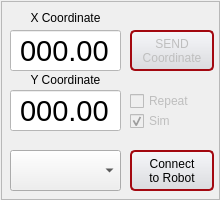
<?xml version="1.0" encoding="UTF-8"?>
<ui version="4.0">
 <class>RoverPTP</class>
 <widget class="QWidget" name="RoverPTP">
  <property name="geometry">
   <rect>
    <x>0</x>
    <y>0</y>
    <width>220</width>
    <height>200</height>
   </rect>
  </property>
  <property name="minimumSize">
   <size>
    <width>220</width>
    <height>200</height>
   </size>
  </property>
  <property name="maximumSize">
   <size>
    <width>220</width>
    <height>200</height>
   </size>
  </property>
  <property name="windowTitle">
   <string>Rover Point to Point (v1)</string>
  </property>
  <widget class="QCheckBox" name="repeatCheckBox">
   <property name="enabled">
    <bool>false</bool>
   </property>
   <property name="geometry">
    <rect>
     <x>130</x>
     <y>90</y>
     <width>97</width>
     <height>22</height>
    </rect>
   </property>
   <property name="text">
    <string>Repeat</string>
   </property>
  </widget>
  <widget class="QLabel" name="label_2">
   <property name="geometry">
    <rect>
     <x>15</x>
     <y>72</y>
     <width>101</width>
     <height>16</height>
    </rect>
   </property>
   <property name="text">
    <string>Y Coordinate</string>
   </property>
   <property name="alignment">
    <set>Qt::AlignCenter</set>
   </property>
  </widget>
  <widget class="QPushButton" name="sendButton">
   <property name="enabled">
    <bool>false</bool>
   </property>
   <property name="geometry">
    <rect>
     <x>130</x>
     <y>30</y>
     <width>84</width>
     <height>41</height>
    </rect>
   </property>
   <property name="styleSheet">
    <string notr="true"> QPushButton {
     border: 2px solid #A30810;
     border-radius: 5px;
     background-color: qlineargradient(x1: 0, y1: 0, x2: 0, y2: 1, stop: 0 #f6f7fa, stop: 1 #dadbde);
     min-width: 80px;
 }

 QPushButton:hover {
     color:white;
     background-color: qlineargradient(x1: 0, y1: 0, x2: 0, y2: 1, stop: 0 #FA0C18, stop: 1 #B80912);
 }

 QPushButton:pressed {
     background-color: qlineargradient(x1: 0, y1: 0, x2: 0, y2: 1, stop: 0 #B80912, stop: 1 #FA0C18);
 }</string>
   </property>
   <property name="text">
    <string>SEND
Coordinate</string>
   </property>
  </widget>
  <widget class="QLabel" name="label">
   <property name="geometry">
    <rect>
     <x>15</x>
     <y>10</y>
     <width>101</width>
     <height>16</height>
    </rect>
   </property>
   <property name="text">
    <string>X Coordinate</string>
   </property>
   <property name="alignment">
    <set>Qt::AlignCenter</set>
   </property>
  </widget>
  <widget class="QLineEdit" name="xCoordinateData">
   <property name="enabled">
    <bool>false</bool>
   </property>
   <property name="geometry">
    <rect>
     <x>10</x>
     <y>30</y>
     <width>111</width>
     <height>41</height>
    </rect>
   </property>
   <property name="font">
    <font>
     <pointsize>22</pointsize>
     <weight>50</weight>
     <italic>false</italic>
     <bold>false</bold>
    </font>
   </property>
   <property name="styleSheet">
    <string notr="true">color: rgb(0, 0, 0);
background-color: rgb(255, 255, 255);</string>
   </property>
   <property name="text">
    <string>000.00</string>
   </property>
   <property name="alignment">
    <set>Qt::AlignCenter</set>
   </property>
  </widget>
  <widget class="QLineEdit" name="yCoordinateData">
   <property name="enabled">
    <bool>false</bool>
   </property>
   <property name="geometry">
    <rect>
     <x>10</x>
     <y>90</y>
     <width>111</width>
     <height>41</height>
    </rect>
   </property>
   <property name="font">
    <font>
     <pointsize>22</pointsize>
     <weight>50</weight>
     <italic>false</italic>
     <bold>false</bold>
    </font>
   </property>
   <property name="styleSheet">
    <string notr="true">color: rgb(0, 0, 0);
background-color: rgb(255, 255, 255);</string>
   </property>
   <property name="text">
    <string>000.00</string>
   </property>
   <property name="alignment">
    <set>Qt::AlignCenter</set>
   </property>
  </widget>
  <widget class="QPushButton" name="publishButton">
   <property name="enabled">
    <bool>true</bool>
   </property>
   <property name="geometry">
    <rect>
     <x>130</x>
     <y>150</y>
     <width>84</width>
     <height>41</height>
    </rect>
   </property>
   <property name="styleSheet">
    <string notr="true"> QPushButton {
     border: 2px solid #A30810;
     border-radius: 5px;
     background-color: qlineargradient(x1: 0, y1: 0, x2: 0, y2: 1, stop: 0 #f6f7fa, stop: 1 #dadbde);
     min-width: 80px;
 }

 QPushButton:hover {
     color:white;
     background-color: qlineargradient(x1: 0, y1: 0, x2: 0, y2: 1, stop: 0 #FA0C18, stop: 1 #B80912);
 }

 QPushButton:pressed {
     background-color: qlineargradient(x1: 0, y1: 0, x2: 0, y2: 1, stop: 0 #B80912, stop: 1 #FA0C18);
 }</string>
   </property>
   <property name="text">
    <string>Connect
to Robot</string>
   </property>
  </widget>
  <widget class="QComboBox" name="robotList">
   <property name="enabled">
    <bool>true</bool>
   </property>
   <property name="geometry">
    <rect>
     <x>10</x>
     <y>150</y>
     <width>111</width>
     <height>41</height>
    </rect>
   </property>
  </widget>
  <widget class="QCheckBox" name="simCheckBox">
   <property name="enabled">
    <bool>false</bool>
   </property>
   <property name="geometry">
    <rect>
     <x>130</x>
     <y>110</y>
     <width>61</width>
     <height>22</height>
    </rect>
   </property>
   <property name="text">
    <string>Sim</string>
   </property>
   <property name="checked">
    <bool>true</bool>
   </property>
  </widget>
  <widget class="QFrame" name="frame">
   <property name="geometry">
    <rect>
     <x>1</x>
     <y>1</y>
     <width>219</width>
     <height>199</height>
    </rect>
   </property>
   <property name="frameShape">
    <enum>QFrame::StyledPanel</enum>
   </property>
   <property name="frameShadow">
    <enum>QFrame::Raised</enum>
   </property>
  </widget>
  <zorder>frame</zorder>
  <zorder>repeatCheckBox</zorder>
  <zorder>label_2</zorder>
  <zorder>sendButton</zorder>
  <zorder>label</zorder>
  <zorder>xCoordinateData</zorder>
  <zorder>yCoordinateData</zorder>
  <zorder>publishButton</zorder>
  <zorder>robotList</zorder>
  <zorder>simCheckBox</zorder>
 </widget>
 <resources/>
 <connections/>
</ui>
